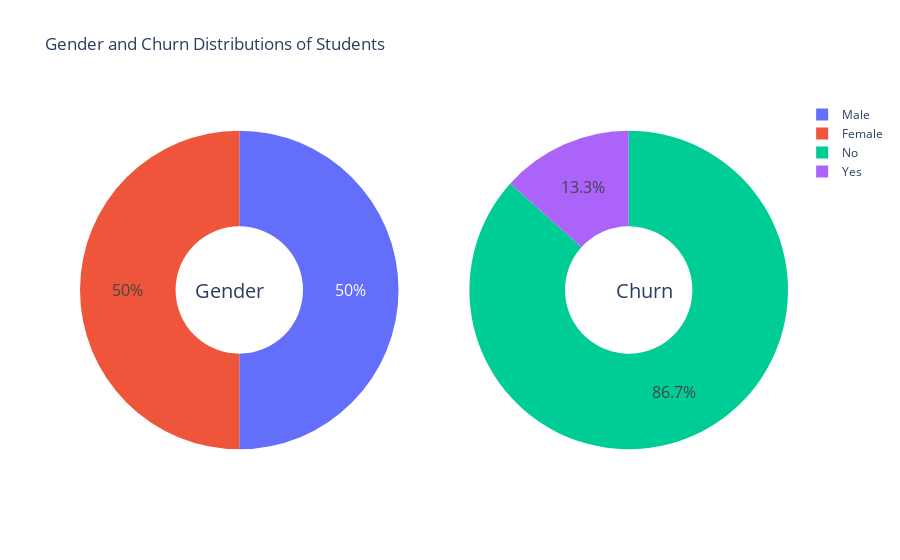

Here is the notebook cell this chart was saved with:
### Markdown cell above
<a id = "8" ></a>
# <span style="font-family:serif; font-size:28px;"> Data Visualization </span>
<a id = "8" ></a>

### Code cell
g_labels = ['Male', 'Female']
c_labels = ['No', 'Yes']
# Create subplots: use 'domain' type for Pie subplot
fig = make_subplots(rows=1, cols=2, specs=[[{'type':'domain'}, {'type':'domain'}]])
fig.add_trace(go.Pie(labels=g_labels, values=data['Gender'].value_counts(), name="Gender"),
              1, 1)
fig.add_trace(go.Pie(labels=c_labels, values=data['Churn'].value_counts(), name="Churn"),
              1, 2)

# Use `hole` to create a donut-like pie chart
fig.update_traces(hole=.4, hoverinfo="label+percent+name", textfont_size=16)

fig.update_layout(
    title_text="Gender and Churn Distributions of Students",
    # Add annotations in the center of the donut pies.
    annotations=[dict(text='Gender', x=0.16, y=0.5, font_size=20, showarrow=False),
                 dict(text='Churn', x=0.84, y=0.5, font_size=20, showarrow=False)])
fig.show()

### Figure 1 — Plotly figure (JSON) as saved in the notebook; plotly's stock layout.template omitted (floating-point values rounded to 4 significant figures)
{"data": [{"domain": {"x": [0, 0.45], "y": [0, 1]}, "hole": 0.4, "hoverinfo": "label+percent+name", "labels": ["Male", "Female"], "name": "Gender", "textfont": {"size": 16}, "type": "pie", "values": [15, 15]}, {"domain": {"x": [0.55, 1], "y": [0, 1]}, "hole": 0.4, "hoverinfo": "label+percent+name", "labels": ["No", "Yes"], "name": "Churn", "textfont": {"size": 16}, "type": "pie", "values": [26, 4]}], "layout": {"annotations": [{"font": {"size": 20}, "showarrow": false, "text": "Gender", "x": 0.16, "y": 0.5}, {"font": {"size": 20}, "showarrow": false, "text": "Churn", "x": 0.84, "y": 0.5}], "title": {"text": "Gender and Churn Distributions of Students"}}}
